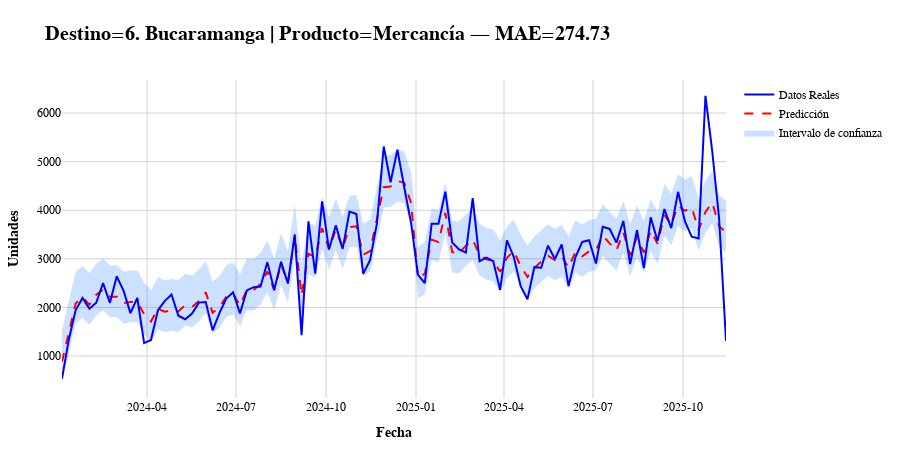

This figure's notebook cell:
### Code cell
plot_confidence_styled(df_i, destino='6. Bucaramanga', producto='Mercancía')
